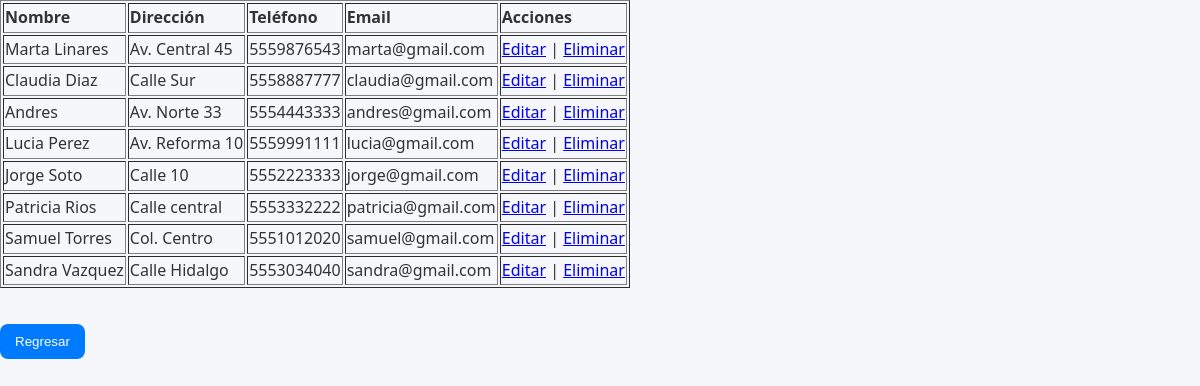
The app's page /AgendaPHPConActualizar/mostrar.php (signed in) with its own data.
### tables this page shows
CREATE TABLE `contactos` (
  `id` int(11) NOT NULL,
  `nombre` varchar(100) DEFAULT NULL,
  `direccion` varchar(150) DEFAULT NULL,
  `telefono` varchar(20) DEFAULT NULL,
  `email` varchar(100) DEFAULT NULL,
  `id_usuario` int(11) DEFAULT NULL
);

### AgendaPHPConActualizar/modelo/Usuario.php (called while the page is built, shortened)
<?php
class Usuario {
	private $tipo = "";
	public function getTipo() { return $this->tipo; }
}
?>

### AgendaPHPConActualizar/mostrar.php (the view, shortened to what this page needs)
<?php
include_once("modelo/Usuario.php");
$oUsu = unserialize($_SESSION["usuario"]);
$idUsuario = $oUsu->getId();
$tipo = $oUsu->getTipo();
$mysql = new mysqli("localhost", "root", "", "agenda", 3307);
if ($tipo === "admin") {
    $Query = "SELECT * FROM contactos";
} else {
    $Query = "SELECT * FROM contactos WHERE idUsuario = $idUsuario";
}
$Result = $mysql->query($Query);
?>
<!DOCTYPE html>
<html xmlns="http://www.w3.org/1999/xhtml">
<head>
<link rel="stylesheet" type="text/css" href="style.css" />
</head>
<body>
<?php
$numeroRegistros = $Result->num_rows;
if ($numeroRegistros <= 0) {
    echo "<div align='center'><h2>No se encontraron resultados</h2></div><hr>";
} else {
?>
    <table border=1>
        <tr>
            <td><strong>Nombre</strong></td>
            <td><strong>Dirección</strong></td>
            <td><strong>Teléfono</strong></td>
            <td><strong>Email</strong></td>
            <td><strong>Acciones</strong></td>
        </tr>
        <?php while ($row = $Result->fetch_assoc()) { ?>
            <tr>
                <td><?php echo htmlspecialchars($row["nombre"]); ?></td>
                <td><?php echo htmlspecialchars($row["direccion"]); ?></td>
                <td><?php echo htmlspecialchars($row["telefono"]); ?></td>
                <td><?php echo htmlspecialchars($row["email"]); ?></td>
                <td>
                    <a href="actualizar.php?id=<?php echo $row["idContacto"]; ?>">Editar</a> |
                    <a href="eliminar.php?id=<?php echo $row["idContacto"]; ?>">Eliminar</a>
                </td>
            </tr>
        <?php } ?>
    </table>
<?php } ?>
<br><button onclick="location.href='inicio.php'">Regresar</button>
</body>
</html>

### AgendaPHPConActualizar/style.css (style rules this page uses)
body { margin: 0; font-family: 'Segoe UI', system-ui, -apple-system, sans-serif; background-color: #f5f7fa; color: #1e293b; line-height: 1.6; }
body { background-color: #f5f7fa; font-family: 'Segoe UI', Tahoma, Geneva, Verdana, sans-serif; margin: 0; padding: 0; color: #333; }
button { background-color: #007bff; color: white; padding: 10px 15px; border: none; border-radius: 8px; cursor: pointer; margin-top: 10px; }

### records on screen
contactos: nombre "Marta Linares", direccion "Av. Central 45", telefono "5559876543", email "marta@gmail.com"
contactos: nombre "Claudia Diaz", direccion "Calle Sur", telefono "5558887777", email "claudia@gmail.com"
contactos: nombre "Andres", direccion "Av. Norte 33", telefono "5554443333", email "andres@gmail.com"
contactos: nombre "Lucia Perez", direccion "Av. Reforma 10", telefono "5559991111", email "lucia@gmail.com"
contactos: nombre "Jorge Soto", direccion "Calle 10", telefono "5552223333", email "jorge@gmail.com"
contactos: nombre "Patricia Rios", direccion "Calle central", telefono "5553332222", email "patricia@gmail.com"
contactos: nombre "Samuel Torres", direccion "Col. Centro", telefono "5551012020", email "samuel@gmail.com"
contactos: nombre "Sandra Vazquez", direccion "Calle Hidalgo", telefono "5553034040", email "sandra@gmail.com"
